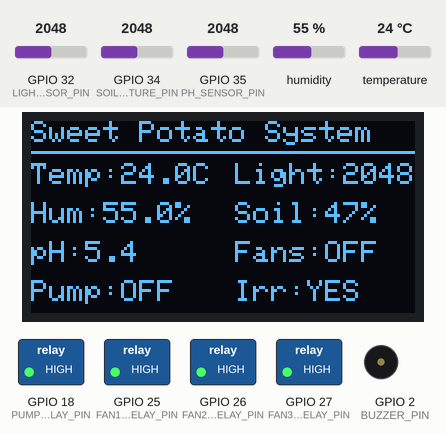
This sketch was run on a simulated ESP32. On the bench: 128×64 one-colour display, switched loads named in the sketch (green lamp = pin HIGH), buzzer (waves = sounding, pin HIGH). The test bench sets the inputs (shaded band); at power-on: humidity 55 %, GPIO 34 (SOIL_MOISTURE_PIN) = 2048, GPIO 32 (LIGHT_SENSOR_PIN) = 2048, temperature 24 °C, GPIO 35 (PH_SENSOR_PIN) = 2048. WiFi joins after 1.5 s; servers stay silent unless stated; uploads are accepted with an empty reply; what the sketch prints to the serial monitor is not drawn.

Above: at 5.8 s.
5.9 s: humidity set to 41 %
At 11.0 s:
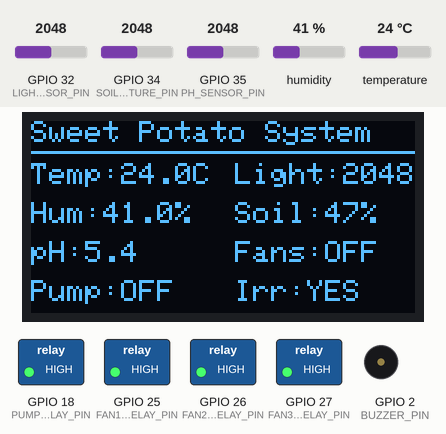
12.8 s: humidity set to 38 %
At 16.5 s:
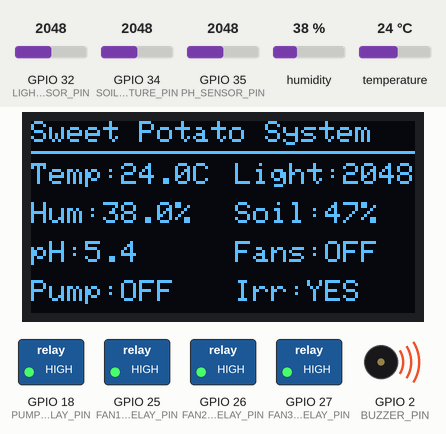
19.7 s: GPIO 34 (SOIL_MOISTURE_PIN) set to 1994
At 20.8 s:
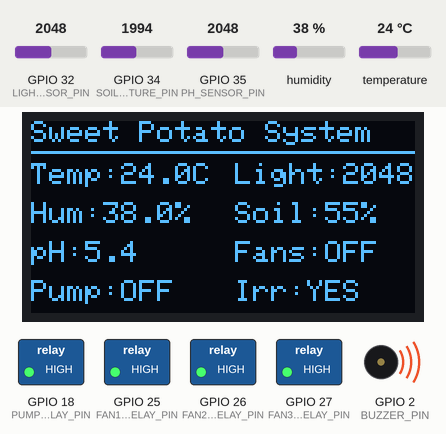
26.6 s: GPIO 34 (SOIL_MOISTURE_PIN) set to 1885
At 31.8 s:
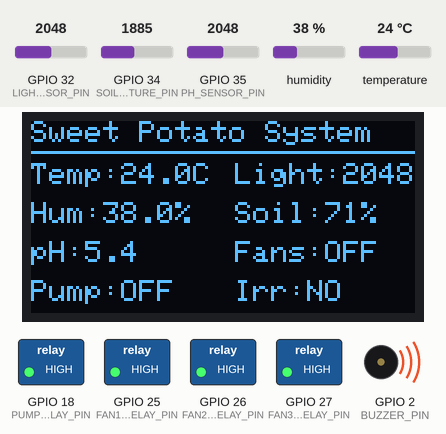
33.5 s: GPIO 32 (LIGHT_SENSOR_PIN) set to 2866
At 36.1 s:
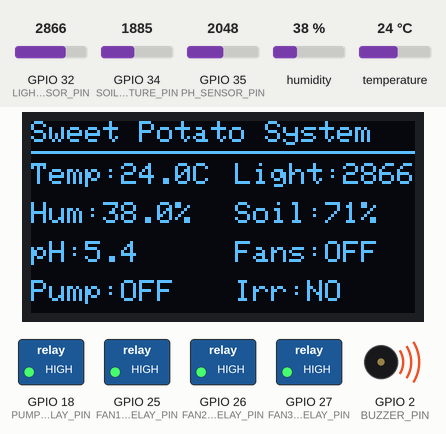
40.4 s: temperature set to 33 °C
At 46.0 s:
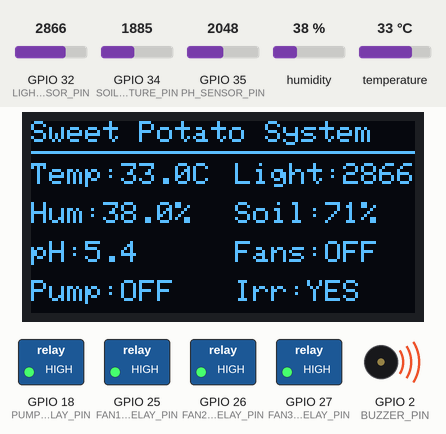
Timing chart, 0 to 47.5 s (numbered marks = the images above; inputs shaded):
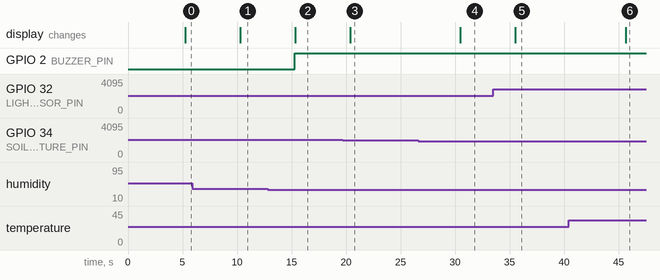

Measured:
- the behaviour switches between 40 and 39 % on humidity (found by bisection; images 1 and 2)
- the behaviour switches between 1944 and 1943 on GPIO 34 (SOIL_MOISTURE_PIN) (found by bisection; images 3 and 4)
- after the input at 5.9 s, the display: changes after 4.4 s (image 1)
- after the input at 12.8 s, GPIO 2 (BUZZER_PIN): LOW → HIGH after 2.5 s; the display: changes after 2.5 s (image 2)
- after the input at 19.7 s, the display: changes after 0.69 s (image 3)
- after the input at 26.6 s, the display: changes after 3.9 s (image 4)
- after the input at 33.5 s, the display: changes after 2.0 s (image 5)
- after the input at 40.4 s, the display: changes after 5.2 s (image 6)

The sketch:

SensorHub_ESP32.ino
```cpp
#include <Wire.h>
#include <Adafruit_GFX.h>
#include <Adafruit_SSD1306.h>
#include "DHT.h"
#include <WiFi.h>
#include <HTTPClient.h>
#include <ArduinoJson.h>

// =====================================================
// 1. CREDENTIALS
// =====================================================
const char* ssid = "YOUR_2.4GHZ_WIFI_SSID";
const char* password = "YOUR_WIFI_PASSWORD";
const char* supabaseURL = "https://reszkykrwtcvnvpcmdzj.supabase.co";
const char* supabaseKey = "eyJhbGciOiJIUzI1NiIsInR5cCI6IkpXVCJ9.eyJpc3MiOiJzdXBhYmFzZSIsInJlZiI6InJlc3preWtyd3Rjdm52cGNtZHpqIiwicm9sZSI6ImFub24iLCJpYXQiOjE3NzQ3ODQ0NjgsImV4cCI6MjA5MDM2MDQ2OH0.Gm4S2tqhU1A0oLC6-5qs9MFlj5WzUFP2eHt2pL90DI0";

// =====================================================
// 2. HARDWARE PINS & CALIBRATION
// =====================================================
#define DHTPIN 4
#define DHTTYPE DHT22

#define LIGHT_SENSOR_PIN 32
#define SOIL_MOISTURE_PIN 34
#define PH_SENSOR_PIN 35

#define FAN1_RELAY_PIN 25
#define FAN2_RELAY_PIN 26
#define FAN3_RELAY_PIN 27
#define PUMP_RELAY_PIN 18

#define BUZZER_PIN 2

#define SOIL_DRY 2357
#define SOIL_WET 1700

#define HIGH_TEMPERATURE 30.0
#define HIGH_HUMIDITY 70.0

#define SCREEN_WIDTH 128
#define SCREEN_HEIGHT 64
#define OLED_RESET -1
#define OLED_ADDR 0x3C

// =====================================================
// 3. TIMING & SAFETY
// =====================================================
const unsigned long SENSOR_INTERVAL = 5000;
const unsigned long SUPABASE_INTERVAL = 600000;
const unsigned long PUMP_RUN_TIME = 5000;
const unsigned long PUMP_COOLDOWN = 10000UL;

const float FUZZY_SCORE_THRESHOLD = 55.0f;
const float MAX_SAFE_SOIL_MOISTURE = 85.0f;

unsigned long previousSensorMillis = 0;
unsigned long previousSupabaseMillis = 0;
unsigned long pumpStartMillis = 0;
unsigned long lastPumpStartMillis = 0;

bool pumpOn = false;
bool sensorDataValid = false;

// =====================================================
// 4. OBJECTS & STATES
// =====================================================
Adafruit_SSD1306 display(SCREEN_WIDTH, SCREEN_HEIGHT, &Wire, OLED_RESET);
DHT dht(DHTPIN, DHTTYPE);

float currentTemperature = 0.0;
float currentHumidity = 0.0;
int currentLight = 0;
int currentSoilMoisture = 0;
float currentPH = 0.0;
float irrigationScore = 0.0f;

bool currentFanOn = false;
int irrigationNeed = 0;
int ventilationNeed = 0;

// =====================================================
// 5. SETUP
// =====================================================
void setup() {
  Serial.begin(115200);

  // Initialize Sensors
  dht.begin();
  pinMode(LIGHT_SENSOR_PIN, INPUT);
  pinMode(SOIL_MOISTURE_PIN, INPUT);
  pinMode(PH_SENSOR_PIN, INPUT);
  pinMode(BUZZER_PIN, OUTPUT);
  digitalWrite(BUZZER_PIN, LOW);

  // Initialize Relays (Active LOW)
  pinMode(FAN1_RELAY_PIN, OUTPUT);
  pinMode(FAN2_RELAY_PIN, OUTPUT);
  pinMode(FAN3_RELAY_PIN, OUTPUT);
  pinMode(PUMP_RELAY_PIN, OUTPUT);

  digitalWrite(FAN1_RELAY_PIN, HIGH);
  digitalWrite(FAN2_RELAY_PIN, HIGH);
  digitalWrite(FAN3_RELAY_PIN, HIGH);
  digitalWrite(PUMP_RELAY_PIN, HIGH);

  // Initialize OLED
  if (!display.begin(SSD1306_SWITCHCAPVCC, OLED_ADDR)) {
    Serial.println("OLED initialization failed!");
    while (true) { delay(1000); }
  }
  display.clearDisplay();
  display.setTextColor(SSD1306_WHITE);
  display.setTextSize(1);
  display.setCursor(0, 0);
  display.println("Smart Plant System");
  display.setCursor(0, 15);
  display.println("Connecting to Wi-Fi...");
  display.display();

  // Initialize Wi-Fi
  WiFi.begin(ssid, password);
  unsigned long wifiStart = millis();
  while (WiFi.status() != WL_CONNECTED && millis() - wifiStart < 10000UL) {
    delay(250);
    Serial.print(".");
  }

  Serial.println("\nSystem Started");
}

// =====================================================
// 6. MAIN LOOP
// =====================================================
void loop() {
  unsigned long currentMillis = millis();

  // A. PUMP TIMER (Non-blocking)
  if (pumpOn && (millis() - lastPumpStartMillis >= PUMP_RUN_TIME)) {
  pumpOn = false;

  // ACTIVE LOW LOGIC: Send HIGH to turn the pump OFF
  digitalWrite(PUMP_RELAY_PIN, HIGH);

  Serial.println("Pump turned OFF");

  resetManualPumpInDatabase();
}

  // B. 5-SECOND SENSOR & CONTROL LOOP
  if (currentMillis - previousSensorMillis >= SENSOR_INTERVAL) {
    previousSensorMillis = currentMillis;

    sensorDataValid = readSensors();
    if (sensorDataValid) {
      evaluateLocalFuzzyLogic();
      fetchManualControlsAndExecute();
      triggerAlerts();
      printSensorData();
      updateOLEDDisplay();
    }
  }

  // C. 10-MINUTE TELEMETRY LOOP
  if (currentMillis - previousSupabaseMillis >= SUPABASE_INTERVAL) {
    previousSupabaseMillis = currentMillis;
    uploadTelemetryData();
  }

  delay(50);
}

// =====================================================
// 7. CLOUD & MANUAL CONTROLS
// =====================================================
void fetchManualControlsAndExecute() {
  if (WiFi.status() != WL_CONNECTED) {
    executeLocalHardware(); // Fallback to local logic if offline
    return;
  }

  HTTPClient http;
  String url = String(supabaseURL) + "/rest/v1/device_controls?id=eq.1&select=automation_active,pump_manual_override,fan_manual_override";
  http.begin(url);
  http.addHeader("apikey", supabaseKey);
  http.addHeader("Authorization", "Bearer " + String(supabaseKey));

  int httpCode = http.GET();
  if (httpCode == 200) {
    String payload = http.getString();
    DynamicJsonDocument doc(512);
    deserializeJson(doc, payload);

    bool autoMode = doc[0]["automation_active"];
    bool manualPump = doc[0]["pump_manual_override"];
    bool manualFan = doc[0]["fan_manual_override"];

    // Ensure database "automation_active" is FALSE to use manual switches
    if (autoMode == false) {
      // MODE 1: App Manual Control
      if (manualPump && !pumpOn && (millis() - lastPumpStartMillis >= PUMP_COOLDOWN)) {
        Serial.println("[APP OVERRIDE] Triggering Pump!");
        startPump();
      }

      controlFans(manualFan);
    } else {
      // MODE 2: Local Fuzzy AI Control
      executeLocalHardware();
    }
  } else {
    executeLocalHardware(); // Fallback if database fails
  }
  http.end();
}

void executeLocalHardware() {
  if (irrigationNeed == 1 && !pumpOn && (lastPumpStartMillis == 0 || millis() - lastPumpStartMillis >= PUMP_COOLDOWN)) {
    Serial.println("[LOCAL AUTO] Fuzzy Logic Triggered Pump!");
    startPump();
  }
  controlFans(currentFanOn);
}

void startPump() {
  pumpOn = true;
  lastPumpStartMillis = millis();

  digitalWrite(PUMP_RELAY_PIN, LOW);
  Serial.println("Pump turned ON");
}

void controlFans(bool turnOn) {
  if (turnOn) {
    digitalWrite(FAN1_RELAY_PIN, LOW);
    digitalWrite(FAN2_RELAY_PIN, LOW);
    digitalWrite(FAN3_RELAY_PIN, LOW);
    currentFanOn = true;
    ventilationNeed = 1;
  } else {
    digitalWrite(FAN1_RELAY_PIN, HIGH);
    digitalWrite(FAN2_RELAY_PIN, HIGH);
    digitalWrite(FAN3_RELAY_PIN, HIGH);
    currentFanOn = false;
    ventilationNeed = 0;
  }
}

// =====================================================
// 8. SENSORS & ALERTS
// =====================================================
bool readSensors() {
  float humidity = dht.readHumidity();
  float temperature = dht.readTemperature();

  if (isnan(temperature) || isnan(humidity) || humidity < 0 || temperature < 0) {
    return false;
  }
  currentTemperature = temperature;
  currentHumidity = humidity;
  currentLight = analogRead(LIGHT_SENSOR_PIN);

  int soilADC = analogRead(SOIL_MOISTURE_PIN);
  currentSoilMoisture = map(soilADC, SOIL_DRY, SOIL_WET, 0, 100);
  currentSoilMoisture = constrain(currentSoilMoisture, 0, 100);

  int phADC = analogRead(PH_SENSOR_PIN);
  float phVoltage = (phADC / 4095.0) * 3.3;
  float phValue = (-5.814 * phVoltage) + 15.032;
  currentPH = constrain(phValue, 0.0, 14.0);

  return true;
}

void triggerAlerts() {
  if (currentTemperature > HIGH_TEMPERATURE || currentHumidity > HIGH_HUMIDITY ||
      currentHumidity < 40.0 || currentSoilMoisture < 30) {
    digitalWrite(BUZZER_PIN, HIGH);
  } else {
    digitalWrite(BUZZER_PIN, LOW);
  }
}

// =====================================================
// 9. CUSTOM MAMDANI FUZZY LOGIC
// =====================================================
float triangle(float x, float a, float b, float c) {
  if (x <= a || x >= c) return 0.0f;
  if (x == b) return 1.0f;
  return max(0.0f, min((x-a)/(b-a), (c-x)/(c-b)));
}

float trapezoid(float x, float a, float b, float c, float d) {
  if (x < a || x > d) return 0.0f;
  if (x >= b && x <= c) return 1.0f;
  if (x < b) return (b == a) ? 1.0f : (x-a)/(b-a);
  return (d == c) ? 1.0f : (d-x)/(d-c);
}

void evaluateLocalFuzzyLogic() {
  float dry = trapezoid(currentSoilMoisture, 0, 0, 45, 65);
  float moderate = triangle(currentSoilMoisture, 50, 70, 85);
  float wet = trapezoid(currentSoilMoisture, 75, 90, 100, 100);
  float hot = trapezoid(currentTemperature, 28, 35, 50, 50);
  float optimal = triangle(currentTemperature, 22, 27, 32);
  float lowHum = trapezoid(currentHumidity, 0, 0, 45, 65);
  float midHum = triangle(currentHumidity, 55, 70, 85);

  float highStrength = max(dry, min(moderate, min(hot, lowHum)));
  float mediumStrength = max(moderate, max(min(moderate, hot), min(moderate, lowHum)));
  float lowStrength = max(wet, min(moderate, min(optimal, midHum)));

  float weightedArea = 0.0f;
  float totalArea = 0.0f;
  float previousMembership = 0.0f;
  for (int x = 0; x <= 100; x++) {
    float lowOutput = triangle(x, 0, 15, 40);
    float medOutput = triangle(x, 30, 50, 70);
    float highOutput = triangle(x, 60, 85, 100);
    float membership = max(min(lowStrength, lowOutput),
                           max(min(mediumStrength, medOutput),
                               min(highStrength, highOutput)));
    if (x > 0) {
      float area = (previousMembership + membership) * 0.5f;
      totalArea += area;
      weightedArea += area * (x - 0.5f);
    }
    previousMembership = membership;
  }

  irrigationScore = totalArea > 0.0f ? weightedArea / totalArea : 0.0f;

  if (currentSoilMoisture < MAX_SAFE_SOIL_MOISTURE && irrigationScore >= FUZZY_SCORE_THRESHOLD) {
    irrigationNeed = 1;
  } else {
    irrigationNeed = 0;
  }

  if (currentTemperature > HIGH_TEMPERATURE || currentHumidity > HIGH_HUMIDITY) {
    currentFanOn = true;
  } else {
    currentFanOn = false;
  }
}

// =====================================================
// 10. TELEMETRY & DISPLAY
// =====================================================
void uploadTelemetryData() {
  if (WiFi.status() != WL_CONNECTED) return;

  HTTPClient http;
  http.begin(String(supabaseURL) + "/rest/v1/sweet_potato_leave_data");
  http.addHeader("apikey", supabaseKey);
  http.addHeader("Authorization", "Bearer " + String(supabaseKey));
  http.addHeader("Content-Type", "application/json");
  http.addHeader("Prefer", "return=minimal");

  String jsonData = "{";
  jsonData += "\"temperature\":" + String(currentTemperature, 2) + ",";
  jsonData += "\"humidity\":" + String(currentHumidity, 2) + ",";
  jsonData += "\"light\":" + String(currentLight) + ",";
  jsonData += "\"soil_moisture\":" + String(currentSoilMoisture) + ",";
  jsonData += "\"ph_value\":" + String(currentPH, 2) + ",";
  jsonData += "\"ventilation_need\":" + String(ventilationNeed) + ",";
  jsonData += "\"irrigation_need\":" + String(irrigationNeed);
  jsonData += "}";

  int httpResponseCode = http.POST(jsonData);
  if (httpResponseCode >= 200 && httpResponseCode < 300) {
    Serial.println("Telemetry uploaded successfully.");
  } else {
    Serial.print("Upload failed. Code: ");
    Serial.println(httpResponseCode);
  }
  http.end();
}

void printSensorData() {
  Serial.println("==============================");
  Serial.printf("Temp: %.1fC  Hum: %.1f%%\n", currentTemperature, currentHumidity);
  Serial.printf("Light: %d  Soil: %d%%\n", currentLight, currentSoilMoisture);
  Serial.printf("pH: %.1f\n", currentPH);
  Serial.printf("Score: %.2f  Irrigation Need: %d\n", irrigationScore, irrigationNeed);
  Serial.printf("Fans: %s  Pump: %s\n", currentFanOn ? "ON" : "OFF", pumpOn ? "ON" : "OFF");
  Serial.println("==============================");
}

void updateOLEDDisplay() {
  display.clearDisplay();
  display.setTextSize(1);

  // Header
  display.setCursor(0, 0);
  display.println("Sweet Potato System");
  display.drawLine(0, 10, 127, 10, SSD1306_WHITE);

  // Row 1
  display.setCursor(0, 14);
  display.print("Temp:");
  display.print(currentTemperature, 1);
  display.print("C");

  display.setCursor(68, 14);
  display.print("Light:");
  display.print(currentLight);

  // Row 2
  display.setCursor(0, 27);
  display.print("Hum:");
  display.print(currentHumidity, 1);
  display.print("%");

  display.setCursor(68, 27);
  display.print("Soil:");
  display.print(currentSoilMoisture);
  display.print("%");

  // Row 3
  display.setCursor(0, 40);
  display.print("pH:");
  display.print(currentPH, 1);

  display.setCursor(68, 40);
  display.print("Fans:");
  display.print(currentFanOn ? "ON" : "OFF");

  // Row 4
  display.setCursor(0, 53);
  display.print("Pump:");
  display.print(pumpOn ? "ON" : "OFF");

  display.setCursor(68, 53);
  display.print("Irr:");
  display.print(irrigationNeed == 1 ? "YES" : "NO");

  display.display();
}

void resetManualPumpInDatabase() {
  if (WiFi.status() != WL_CONNECTED) return;

  HTTPClient http;
  // Targets the exact row in your device_controls table
  http.begin(String(supabaseURL) + "/rest/v1/device_controls?id=eq.1");
  http.addHeader("apikey", supabaseKey);
  http.addHeader("Authorization", "Bearer " + String(supabaseKey));
  http.addHeader("Content-Type", "application/json");
  http.addHeader("Prefer", "return=minimal");

  // Sends the command to flip the switch back to FALSE
  int httpResponseCode = http.PATCH("{\"pump_manual_override\":false}");

  if (httpResponseCode >= 200 && httpResponseCode < 300) {
    Serial.println("Cloud Sync: Pump switch reset to OFF in Supabase.");
  } else {
    Serial.print("Cloud Sync Failed. Code: ");
    Serial.println(httpResponseCode);
  }
  http.end();
}
```
